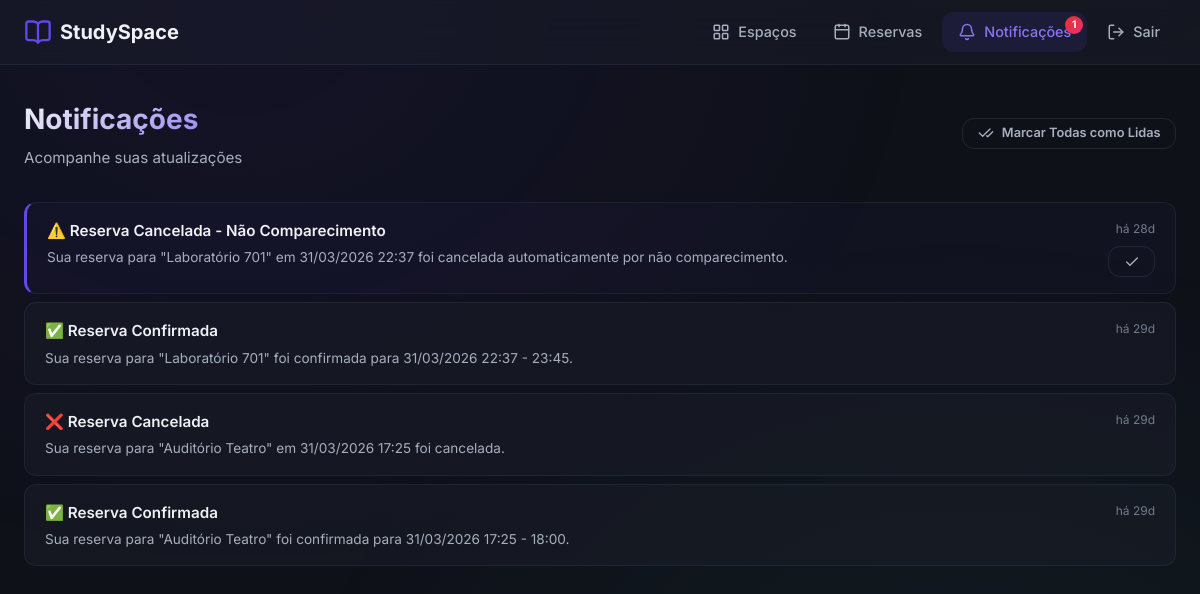
/notifications/ (signed in), run on the app's committed database.
### models/notification.py (models this page shows, shortened)
class Notification(db.Model):
    __tablename__ = 'notifications'
    id = db.Column(db.Integer, primary_key=True)
    user_id = db.Column(db.Integer, db.ForeignKey('users.id'), nullable=False, index=True)
    title = db.Column(db.String(200), nullable=False)
    message = db.Column(db.Text, nullable=False)
    is_read = db.Column(db.Boolean, default=False, index=True)
    created_at = db.Column(db.DateTime, default=lambda: datetime.now(timezone(timedelta(hours=-3))))
    @property
    def time_ago(self):
        now = datetime.now(timezone(timedelta(hours=-3)))
        diff = now - self.created_at.replace(tzinfo=timezone(timedelta(hours=-3)))
        seconds = int(diff.total_seconds())
        if seconds < 60:
            return 'agora mesmo'
        elif seconds < 3600:
            minutes = seconds // 60
            return f'há {minutes} min'
        elif seconds < 86400:
            hours = seconds // 3600
            return f'há {hours}h'
        else:
            days = seconds // 86400
            return f'há {days}d'

### views/routes/notifications.py (the view)
@notifications_bp.route('/')
@login_required
def index():
    notifications = get_user_notifications(current_user.id)
    return render_template('notifications/index.html', notifications=notifications)

### models/user.py (called while the page is built)
    @property
    def is_admin(self):
        return self.role == 'admin'

    @property
    def unread_notifications_count(self):
        return self.notifications.filter_by(is_read=False).count()

### services/notification_service.py (called while the page is built)
def get_user_notifications(user_id, limit=50):
    return Notification.query.filter_by(
        user_id=user_id
    ).order_by(
        Notification.created_at.desc()
    ).limit(limit).all()

### views/templates/notifications/index.html (shortened to what this page needs)
{% extends "base.html" %}
{% block content %}
<div class="page-header">
    <div>
        <h1 class="page-title">Notificações</h1>
        <p class="page-subtitle">Acompanhe suas atualizações</p>
    </div>
    {% if notifications %}
    <form method="POST" action="{{ url_for('notifications.read_all') }}">
        <button type="submit" class="btn btn-ghost btn-sm" id="btn-read-all">
            <i data-lucide="check-check"></i>
            Marcar Todas como Lidas
        </button>
    </form>
    {% endif %}
</div>
{% if notifications %}
<div class="stagger">
    {% for notification in notifications %}
    <div class="notification-item {% if not notification.is_read %}unread{% endif %}" id="notif-{{ notification.id }}">
        <div class="notification-content">
            <div class="notification-title">{{ notification.title }}</div>
            <div class="notification-message">{{ notification.message }}</div>
        </div>
        <div style="display: flex; flex-direction: column; align-items: flex-end; gap: 0.5rem;">
            <span class="notification-time">{{ notification.time_ago }}</span>
            {% if not notification.is_read %}
            <form method="POST" action="{{ url_for('notifications.read', notification_id=notification.id) }}">
                <button type="submit" class="btn btn-ghost btn-sm" title="Marcar como lida" id="btn-read-{{ notification.id }}">
                    <i data-lucide="check"></i>
                </button>
            </form>
            {% endif %}
        </div>
    </div>
    {% endfor %}
</div>
{% else %}
<div class="empty-state">
    <i data-lucide="bell-off"></i>
    <h3>Nenhuma notificação</h3>
    <p>Você não possui notificações no momento.</p>
</div>
{% endif %}
{% endblock %}

### views/static/css/style.css (style rules this page uses)
:root { --primary-hue: 250; --primary: hsl(var(--primary-hue), 80%, 60%); --primary-light: hsl(var(--primary-hue), 80%, 70%); --primary-dark: hsl(var(--primary-hue), 80%, 45%); --primary-glow: hsla(var(--primary-hue), 80%, 60%, 0.3); --accent: hsl(170, 80%, 50%); --accent-light: hsl(170, 80%, 65%); --accent-glow: hsla(170, 80%, 50%, 0.3); --bg-primary: hsl(230, 25%, 8%); --bg-secondary: hsl(230, 20%, 12%); --bg-tertiary: hsl(230, 18%, 16%); --bg-card: hsla(230, 20%, 15%, 0.6); --bg-card-hover: hsla(230, 20%, 18%, 0.8); --text-primary: hsl(220, 20%, 95%); --text-secondary: hsl(220, 15%, 70%); --text-muted: hsl(220, 10%, 50%); --border: hsla(220, 20%, 30%, 0.4); --border-light: hsla(220, 20%, 40%, 0.3); --status-available: hsl(145, 70%, 50%); --status-occupied: hsl(0, 70%, 55%); --status-maintenance: hsl(45, 90%, 55%); --status-checkedin: hsl(200, 80%, 55%); --status-completed: hsl(220, 15%, 55%); --status-cancelled: hsl(0, 50%, 45%); --status-noshow: hsl(30, 80%, 50%); --glass-bg: hsla(230, 20%, 15%, 0.4); --glass-border: hsla(220, 30%, 50%, 0.15); --glass-blur: 16px; --radius-sm: 8px; --radius-md: 12px; --radius-lg: 16px; --radius-xl: 24px; --shadow-sm: 0 2px 8px hsla(0, 0%, 0%, 0.2); --shadow-md: 0 4px 16px hsla(0, 0%, 0%, 0.3); --shadow-lg: 0 8px 32px hsla(0, 0%, 0%, 0.4); --shadow-glow: 0 0 30px var(--primary-glow); --transition-fast: 150ms ease; --transition-normal: 250ms ease; --transition-slow: 400ms cubic-bezier(0.4, 0, 0.2, 1); }
*, *::before, *::after { margin: 0; padding: 0; box-sizing: border-box; }
html { font-size: 16px; scroll-behavior: smooth; }
body { font-family: 'Inter', -apple-system, BlinkMacSystemFont, sans-serif; background: var(--bg-primary); color: var(--text-primary); min-height: 100vh; line-height: 1.6; -webkit-font-smoothing: antialiased; -moz-osx-font-smoothing: grayscale; }
body::before { content: ''; position: fixed; top: 0; left: 0; width: 100%; height: 100%; background: radial-gradient(ellipse at 20% 0%, hsla(var(--primary-hue), 60%, 30%, 0.15) 0%, transparent 50%), radial-gradient(ellipse at 80% 100%, hsla(170, 60%, 30%, 0.1) 0%, transparent 50%); pointer-events: none; z-index: 0; }
.btn { display: inline-flex; align-items: center; justify-content: center; gap: 0.5rem; padding: 0.65rem 1.5rem; border: none; border-radius: var(--radius-md); font-family: 'Inter', sans-serif; font-size: 0.9rem; font-weight: 600; cursor: pointer; transition: all var(--transition-normal); text-decoration: none; line-height: 1; }
.btn svg { width: 16px; height: 16px; }
.btn-ghost { background: transparent; color: var(--text-secondary); border: 1px solid var(--border); }
.btn-sm { padding: 0.4rem 0.9rem; font-size: 0.8rem; }
.page-header { display: flex; align-items: center; justify-content: space-between; margin-bottom: 2rem; flex-wrap: wrap; gap: 1rem; }
.page-title { font-size: 1.75rem; font-weight: 700; background: linear-gradient(135deg, var(--text-primary), var(--primary-light)); -webkit-background-clip: text; -webkit-text-fill-color: transparent; background-clip: text; }
.page-subtitle { font-size: 0.95rem; color: var(--text-secondary); margin-top: 0.25rem; }
.notification-item { display: flex; gap: 1rem; padding: 1rem 1.25rem; border-radius: var(--radius-md); background: var(--glass-bg); border: 1px solid var(--glass-border); transition: all var(--transition-normal); margin-bottom: 0.5rem; }
.notification-item.unread { border-left: 3px solid var(--primary); background: hsla(var(--primary-hue), 50%, 50%, 0.05); }
.notification-content { flex: 1; }
.notification-title { font-weight: 600; font-size: 0.95rem; margin-bottom: 0.25rem; }
.notification-message { font-size: 0.85rem; color: var(--text-secondary); line-height: 1.5; }
.notification-time { font-size: 0.75rem; color: var(--text-muted); white-space: nowrap; }
.stagger > * { animation: fadeIn 0.4s ease-out both; }
.stagger > *:nth-child(1) { animation-delay: 0.05s; }
.stagger > *:nth-child(2) { animation-delay: 0.1s; }
.stagger > *:nth-child(3) { animation-delay: 0.15s; }
.stagger > *:nth-child(4) { animation-delay: 0.2s; }

### data on the page
Notification: title "⚠️ Reserva Cancelada - Não Comparecimento", message "Sua reserva para \"Laboratório 701\" em 31/03/2026 22:37 foi cancelada automaticamente por não comparecimento.", time_ago "há 28d"
Notification: title "✅ Reserva Confirmada", message "Sua reserva para \"Laboratório 701\" foi confirmada para 31/03/2026 22:37 - 23:45.", time_ago "há 29d"
Notification: title "❌ Reserva Cancelada", message "Sua reserva para \"Auditório Teatro\" em 31/03/2026 17:25 foi cancelada.", time_ago "há 29d"
Notification: title "✅ Reserva Confirmada", message "Sua reserva para \"Auditório Teatro\" foi confirmada para 31/03/2026 17:25 - 18:00.", time_ago "há 29d"
